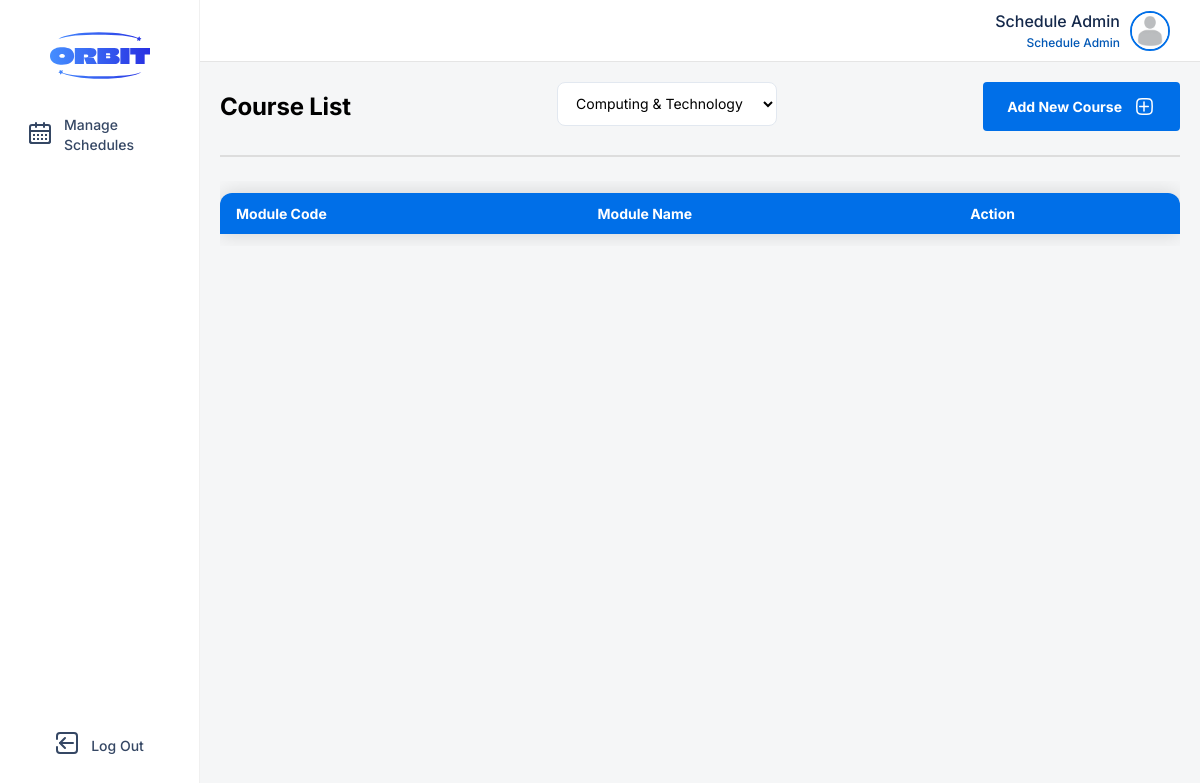
Before: /client/src/pages/course-management/dashboard.php (signed in) with the older database file.
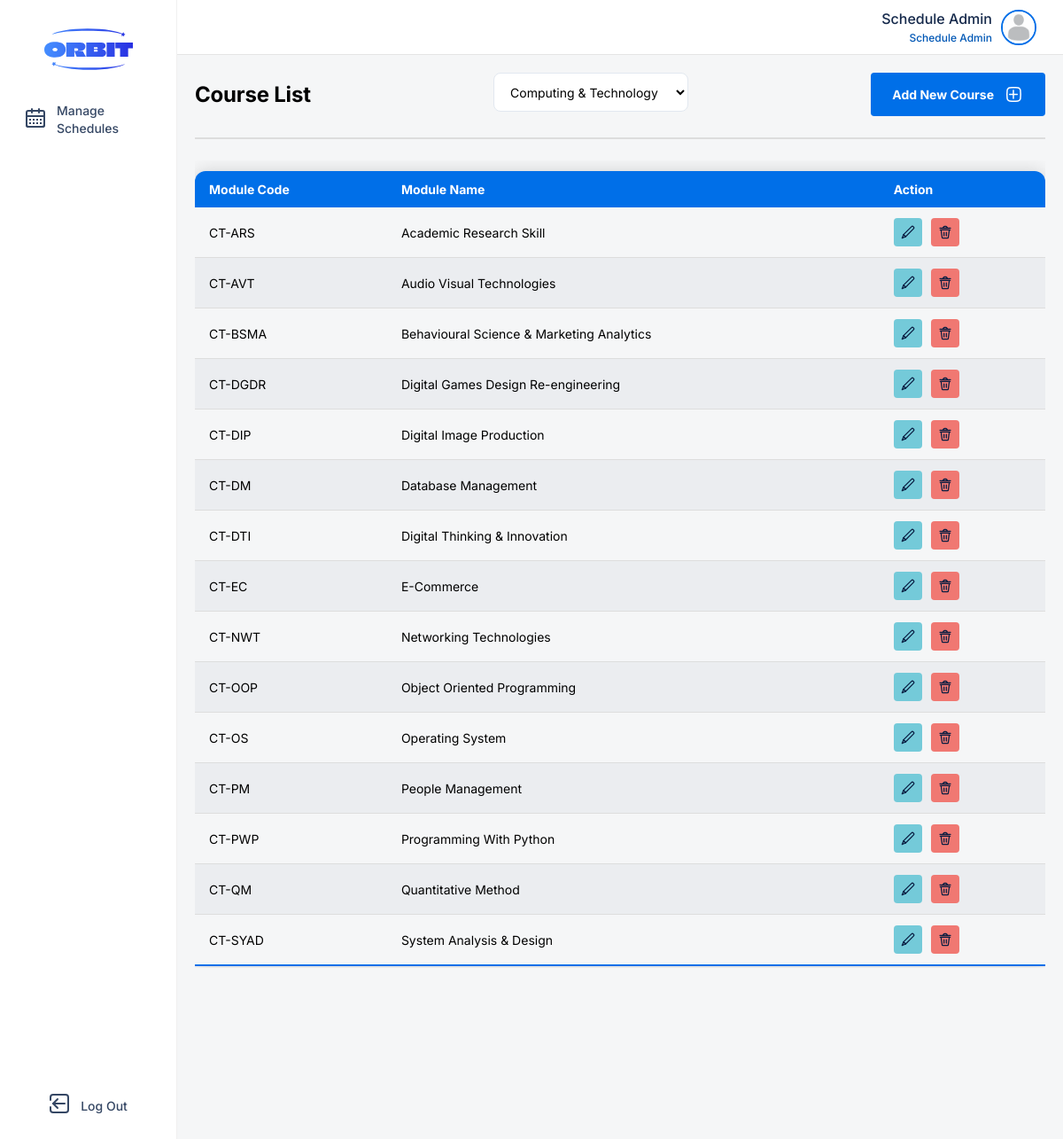
After: the same page with the newer database file.
### tables this page shows
CREATE TABLE IF NOT EXISTS `module` (
  `module_id` varchar(20) NOT NULL,
  `major_id` varchar(5) NOT NULL,
  `name` varchar(255) NOT NULL,
  PRIMARY KEY (`module_id`),
  KEY `major_id` (`major_id`)
);

### server/controllers/manage-module.php (called while the page is built, shortened)
<?php
class ManageCourse {
    private $connection;
    public function __construct() {
        global $connect;
        $this->connection = $connect;
    }
    public function getModuleList($majorID) {
        $result = [];
        if ($majorID) {
            $sql = "SELECT * FROM module WHERE major_id = '$majorID';";
        } else {
            $sql = "SELECT * FROM module;";
        }
        $statement = mysqli_query($this->connection, $sql);
        while ($row = mysqli_fetch_array($statement)) {
            $result[] = ["moduleID" => $row["module_id"], "name" => $row["name"]];
        }
        return $result;
    }
}
?>

### server/routes/course-management-route.php (called while the page is built, shortened)
<?php
require_once ROOT . CONTROLLERS . '/manage-module.php';
$manageModule = new ManageCourse();
function getModuleList($majorID){
    global $manageModule;
    return $manageModule->getModuleList($majorID);
}
?>

### client/src/features/course-management/module-component.php (the view, shortened to what this page needs)
<?php
function renderCourseTable($moduleList, $majorID)
{
?>
    <div class="table-container">
    <table class="users-table">
        <thead>
            <tr>
                <th>Module Code</th>
                <th>Module Name</th>
                <th>Action</th>
            </tr>
        </thead>
        <tbody>
            <?php foreach ($moduleList as $module):
            ?>
                <tr>
                    <td><?php echo htmlspecialchars($module['moduleID']); ?></td>
                    <td><?php echo htmlspecialchars($module['name']); ?></td>
                    <td>
                        <form class="actions" method="post" action="<?php echo PAGES ?>/course-management/dashboard.php">
                            <button class="action-btn" id="edit-btn" name="edit" type="submit">
                            </button>
                            <button class="action-btn" id="delete-btn" name="delete" type="submit">
                            </button>
                        </form>
                    </td>
                </tr>
            <?php endforeach; ?>
        </tbody>
    </table>
    </div>
<?php
}
?>

Changed rows visible on the page:
added module: module_id "CT-ARS", name "Academic Research Skill"
added module: module_id "CT-AVT", name "Audio Visual Technologies"
added module: module_id "CT-BSMA", name "Behavioural Science & Marketing Analytics"
added module: module_id "CT-DGDR", name "Digital Games Design Re-engineering"
added module: module_id "CT-DIP", name "Digital Image Production"
added module: module_id "CT-DM", name "Database Management"
added module: module_id "CT-DTI", name "Digital Thinking & Innovation"
added module: module_id "CT-EC", name "E-Commerce"
added module: module_id "CT-NWT", name "Networking Technologies"
added module: module_id "CT-OOP", name "Object Oriented Programming"
added module: module_id "CT-OS", name "Operating System"
added module: module_id "CT-PM", name "People Management"
added module: module_id "CT-PWP", name "Programming With Python"
added module: module_id "CT-QM", name "Quantitative Method"
added module: module_id "CT-SYAD", name "System Analysis & Design"
